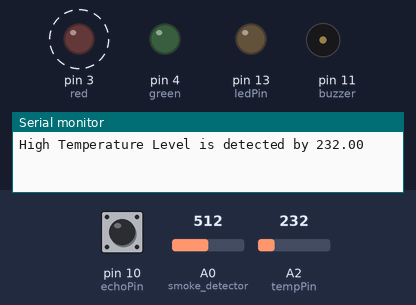
Bench run of a sketch on a simulated Arduino Uno, built with avr-gcc and run on an emulated ATmega328P. On the bench: output pins drawn as LEDs (lit = HIGH), buzzer (waves = sounding, pin HIGH), the last lines printed to the serial monitor. Dashed ring = blinking. The inputs (shaded band) are chosen by the test bench; at power-on: A2 (tempPin) = 232, A0 (smoke_detector) = 512, pin 10 (echoPin) LOW. Pins used as bus, display or sensor lines are not drawn.

Above: at 1.9 s.
2.0 s: A2 (tempPin) set to 295
At 3.6 s:
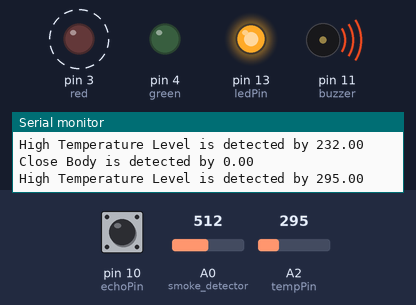
6.4 s: A2 (tempPin) set to 324
At 7.8 s:
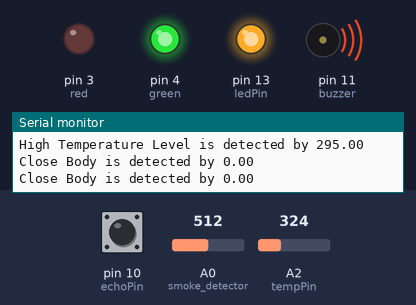
8.1 s: A0 (smoke_detector) set to 984
9.6 s: A0 (smoke_detector) set to 1011
12.8 s: pin 10 (echoPin) pulsed HIGH 2 times (0.12 s each, 0.3 s apart)
At 13.3 s:
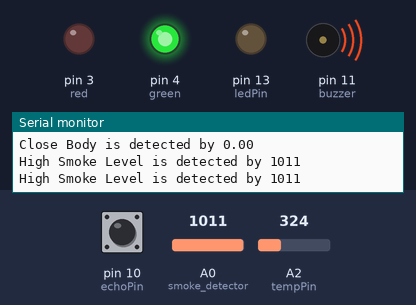
Timing chart, 0 to 15.8 s (numbered marks = the images above; inputs shaded):
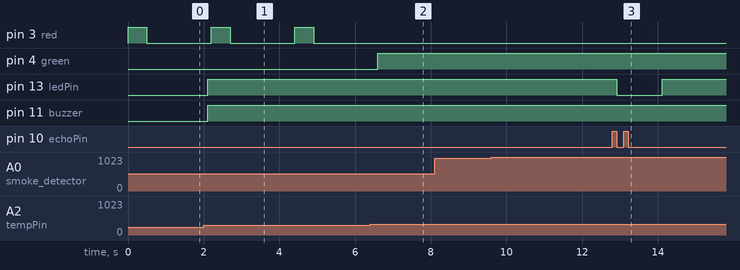

Measured:
- the behaviour switches between 306 and 307 on A2 (tempPin) (found by bisection; images 1 and 2)
- after the input at 6.4 s, pin 3 (red): stays LOW (without the input it goes to HIGH after 0.21 s); pin 4 (green): LOW → HIGH after 0.20 s
- after the input at 12.8 s, pin 13 (ledPin): HIGH → LOW after 0.12 s, → HIGH 1.2 s later
- by itself, pin 3 (red): alternates HIGH for 0.50 s and LOW for 1.7 s

The sketch:

final_test.ino
```cpp
#include <SoftwareSerial.h>
SoftwareSerial bluetooth(0, 1); //RX, TX

// Temperature sensor pins
float tempC;
float millivolts;
int green = 4;
int red = 3;
int tempPin = A2;

// Ultrasonic sensor pins
const int trigPin = 9;
const int echoPin = 10;
const int buzzer = 11;
const int ledPin = 13;
long duration;
float distance;
int safetyDistance;

// Smoke sensor pins
int smoke_detector = A0;
int safety_lim = 1000; //Sets  smoke density safe limit


void setup()
{
  Serial.begin(115200);
  bluetooth.begin(115200);

  // Temp part
  pinMode(tempPin,INPUT);
  pinMode(green,OUTPUT);
  pinMode(red,OUTPUT);
  analogReference(INTERNAL);

  // Distance part
  pinMode(trigPin, OUTPUT);
  pinMode(echoPin, INPUT);
  pinMode(buzzer, OUTPUT);
  pinMode(ledPin, OUTPUT);

  // Smoke part
  pinMode(buzzer,  OUTPUT);
  pinMode(smoke_detector, INPUT);
}

void loop()
{
  //Temp part
  digitalWrite(green, HIGH);
  millivolts = analogRead(tempPin);
  tempC = (millivolts*50) / 1023;
  if(tempC < 15)
  {
    String message = (String) "High Temperature Level is detected by " + millivolts;
    Serial.println(message); // Prints the distance on the Serial Monitor
    //bluetooth.println(message); // Prints the distance on the connected device
    digitalWrite(red, HIGH);
    digitalWrite(green, LOW);
    delay(500);
    digitalWrite(red, LOW);
    delay(500);

  }
  else
  {
    digitalWrite(red, LOW);
    digitalWrite(green, HIGH);
  }
  //////////////////////////////////////////////////////////////////////////////////////////////////////////////

  // Ultrasunic part
  digitalWrite(trigPin, LOW);
  delay(50);
  // Sets the trigPin on HIGH state for 50 milliseconds
  digitalWrite(trigPin, HIGH);
  delay(50);
  digitalWrite(trigPin, LOW);

  duration = pulseIn(echoPin, HIGH); // Reads the echoPin, returns the sound wave travel time in microseconds

  distance= duration*0.034/2; // Calculating the distance

  safetyDistance = distance;
  if (safetyDistance <= 20)
  {
    digitalWrite(buzzer, HIGH);
    digitalWrite(ledPin, HIGH);
    //Serial.println(distance);
    String message = (String) "Close Body is detected by " + distance;
    Serial.println(message);
    //bluetooth.println(message);
  }
  else
  {
    digitalWrite(buzzer, LOW);
    digitalWrite(ledPin, LOW);
  }
  //////////////////////////////////////////////////////////////////////////////////////////////////////////////

  // Smoke part
  int sensor_read = analogRead(smoke_detector);
  //Serial.println(sensor_read);
  if (sensor_read > safety_lim)
  //Checks if reading is beyond safety limit
  {
    digitalWrite(buzzer, HIGH);
    String message = (String) "High Smoke Level is detected by " + sensor_read;
    Serial.println(message);
    //bluetooth.println(message);
  }

  delay(100);  // Add a small delay for stability
}
```
